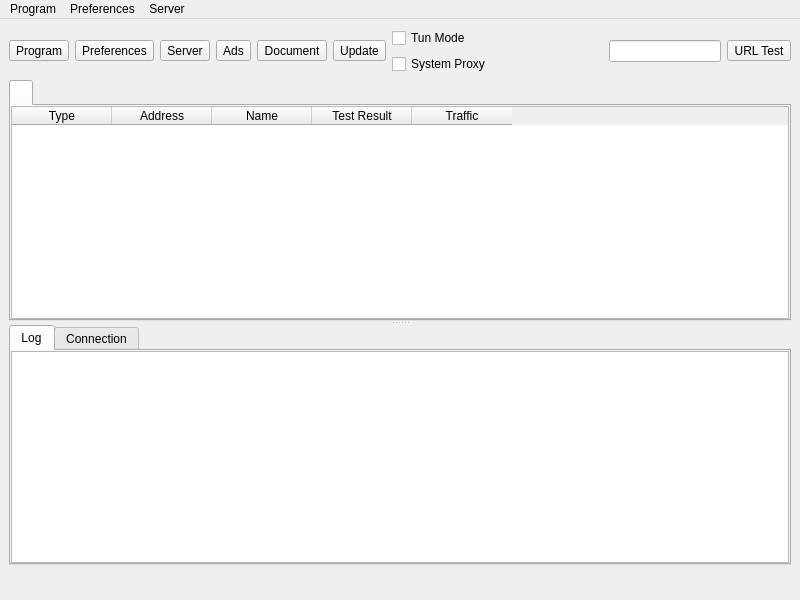
<?xml version="1.0" encoding="UTF-8"?>
<ui version="4.0">
 <class>MainWindow</class>
 <widget class="QMainWindow" name="MainWindow">
  <property name="geometry">
   <rect>
    <x>0</x>
    <y>0</y>
    <width>800</width>
    <height>600</height>
   </rect>
  </property>
  <property name="minimumSize">
   <size>
    <width>800</width>
    <height>600</height>
   </size>
  </property>
  <property name="windowTitle">
   <string notr="true">nya</string>
  </property>
  <widget class="QWidget" name="centralwidget">
   <layout class="QVBoxLayout" name="verticalLayout_3" stretch="0,0,0">
    <item>
     <layout class="QHBoxLayout" name="horizontalLayout_2">
      <item>
       <widget class="QToolButton" name="toolButton_program">
        <property name="text">
         <string>Program</string>
        </property>
        <property name="icon">
         <iconset theme="b-system-run"/>
        </property>
        <property name="iconSize">
         <size>
          <width>24</width>
          <height>24</height>
         </size>
        </property>
        <property name="popupMode">
         <enum>QToolButton::ToolButtonPopupMode::InstantPopup</enum>
        </property>
        <property name="toolButtonStyle">
         <enum>Qt::ToolButtonStyle::ToolButtonTextUnderIcon</enum>
        </property>
       </widget>
      </item>
      <item>
       <widget class="QToolButton" name="toolButton_preferences">
        <property name="text">
         <string>Preferences</string>
        </property>
        <property name="icon">
         <iconset theme="b-preferences"/>
        </property>
        <property name="iconSize">
         <size>
          <width>24</width>
          <height>24</height>
         </size>
        </property>
        <property name="popupMode">
         <enum>QToolButton::ToolButtonPopupMode::InstantPopup</enum>
        </property>
        <property name="toolButtonStyle">
         <enum>Qt::ToolButtonStyle::ToolButtonTextUnderIcon</enum>
        </property>
       </widget>
      </item>
      <item>
       <widget class="QToolButton" name="toolButton_server">
        <property name="text">
         <string>Server</string>
        </property>
        <property name="icon">
         <iconset theme="b-network-server"/>
        </property>
        <property name="iconSize">
         <size>
          <width>24</width>
          <height>24</height>
         </size>
        </property>
        <property name="popupMode">
         <enum>QToolButton::ToolButtonPopupMode::InstantPopup</enum>
        </property>
        <property name="toolButtonStyle">
         <enum>Qt::ToolButtonStyle::ToolButtonTextUnderIcon</enum>
        </property>
       </widget>
      </item>
      <item>
       <widget class="QToolButton" name="toolButton_ads">
        <property name="text">
         <string>Ads</string>
        </property>
        <property name="icon">
         <iconset theme="b-internet-web-browser"/>
        </property>
        <property name="iconSize">
         <size>
          <width>24</width>
          <height>24</height>
         </size>
        </property>
        <property name="popupMode">
         <enum>QToolButton::ToolButtonPopupMode::InstantPopup</enum>
        </property>
        <property name="toolButtonStyle">
         <enum>Qt::ToolButtonStyle::ToolButtonTextUnderIcon</enum>
        </property>
       </widget>
      </item>
      <item>
       <widget class="QToolButton" name="toolButton_document">
        <property name="text">
         <string>Document</string>
        </property>
        <property name="icon">
         <iconset theme="b-dialog-question"/>
        </property>
        <property name="iconSize">
         <size>
          <width>24</width>
          <height>24</height>
         </size>
        </property>
        <property name="popupMode">
         <enum>QToolButton::ToolButtonPopupMode::InstantPopup</enum>
        </property>
        <property name="toolButtonStyle">
         <enum>Qt::ToolButtonStyle::ToolButtonTextUnderIcon</enum>
        </property>
       </widget>
      </item>
      <item>
       <widget class="QToolButton" name="toolButton_update">
        <property name="text">
         <string>Update</string>
        </property>
        <property name="icon">
         <iconset theme="b-system-software-update"/>
        </property>
        <property name="iconSize">
         <size>
          <width>24</width>
          <height>24</height>
         </size>
        </property>
        <property name="popupMode">
         <enum>QToolButton::ToolButtonPopupMode::InstantPopup</enum>
        </property>
        <property name="toolButtonStyle">
         <enum>Qt::ToolButtonStyle::ToolButtonTextUnderIcon</enum>
        </property>
       </widget>
      </item>
      <item>
       <layout class="QVBoxLayout" name="verticalLayout_4">
        <item>
         <widget class="QCheckBox" name="checkBox_VPN">
          <property name="sizePolicy">
           <sizepolicy hsizetype="Minimum" vsizetype="Minimum">
            <horstretch>0</horstretch>
            <verstretch>0</verstretch>
           </sizepolicy>
          </property>
          <property name="text">
           <string>Tun Mode</string>
          </property>
         </widget>
        </item>
        <item>
         <widget class="QCheckBox" name="checkBox_SystemProxy">
          <property name="text">
           <string>System Proxy</string>
          </property>
         </widget>
        </item>
       </layout>
      </item>
      <item>
       <spacer name="horizontalSpacer">
        <property name="orientation">
         <enum>Qt::Orientation::Horizontal</enum>
        </property>
        <property name="sizeHint" stdset="0">
         <size>
          <width>40</width>
          <height>20</height>
         </size>
        </property>
       </spacer>
      </item>
      <item>
       <widget class="QLineEdit" name="search">
        <property name="clearButtonEnabled">
         <bool>true</bool>
        </property>
       </widget>
      </item>
      <item>
       <widget class="QToolButton" name="toolButton_url_test">
        <property name="text">
         <string>URL Test</string>
        </property>
        <property name="popupMode">
         <enum>QToolButton::ToolButtonPopupMode::InstantPopup</enum>
        </property>
        <property name="toolButtonStyle">
         <enum>Qt::ToolButtonStyle::ToolButtonTextUnderIcon</enum>
        </property>
       </widget>
      </item>
     </layout>
    </item>
    <item>
     <widget class="QSplitter" name="splitter">
      <property name="orientation">
       <enum>Qt::Orientation::Vertical</enum>
      </property>
      <widget class="QTabWidget" name="tabWidget">
       <property name="currentIndex">
        <number>0</number>
       </property>
       <property name="movable">
        <bool>true</bool>
       </property>
       <widget class="QWidget" name="widget1">
        <attribute name="title">
         <string/>
        </attribute>
        <layout class="QGridLayout" name="gridLayout_2">
         <property name="leftMargin">
          <number>0</number>
         </property>
         <property name="topMargin">
          <number>0</number>
         </property>
         <property name="rightMargin">
          <number>0</number>
         </property>
         <property name="bottomMargin">
          <number>0</number>
         </property>
         <property name="spacing">
          <number>0</number>
         </property>
         <item row="0" column="0">
          <widget class="MyTableWidget" name="proxyListTable">
           <property name="contextMenuPolicy">
            <enum>Qt::ContextMenuPolicy::CustomContextMenu</enum>
           </property>
           <property name="editTriggers">
            <set>QAbstractItemView::EditTrigger::NoEditTriggers</set>
           </property>
           <property name="alternatingRowColors">
            <bool>true</bool>
           </property>
           <property name="selectionBehavior">
            <enum>QAbstractItemView::SelectionBehavior::SelectRows</enum>
           </property>
           <property name="horizontalScrollMode">
            <enum>QAbstractItemView::ScrollMode::ScrollPerPixel</enum>
           </property>
           <property name="wordWrap">
            <bool>false</bool>
           </property>
           <attribute name="horizontalHeaderMinimumSectionSize">
            <number>16</number>
           </attribute>
           <attribute name="horizontalHeaderHighlightSections">
            <bool>false</bool>
           </attribute>
           <attribute name="horizontalHeaderShowSortIndicator" stdset="0">
            <bool>false</bool>
           </attribute>
           <attribute name="verticalHeaderDefaultSectionSize">
            <number>30</number>
           </attribute>
           <column>
            <property name="text">
             <string>Type</string>
            </property>
           </column>
           <column>
            <property name="text">
             <string>Address</string>
            </property>
           </column>
           <column>
            <property name="text">
             <string>Name</string>
            </property>
           </column>
           <column>
            <property name="text">
             <string>Test Result</string>
            </property>
           </column>
           <column>
            <property name="text">
             <string>Traffic</string>
            </property>
           </column>
          </widget>
         </item>
        </layout>
       </widget>
      </widget>
      <widget class="QWidget" name="aaaaaaaaaaaaaaaaaa">
       <layout class="QVBoxLayout" name="aaaaaaaaaaaa" stretch="0">
        <item>
         <widget class="QTabWidget" name="down_tab">
          <property name="currentIndex">
           <number>0</number>
          </property>
          <widget class="QWidget" name="tab">
           <attribute name="title">
            <string>Log</string>
           </attribute>
           <layout class="QVBoxLayout" name="verticalLayout">
            <property name="spacing">
             <number>0</number>
            </property>
            <property name="leftMargin">
             <number>0</number>
            </property>
            <property name="topMargin">
             <number>0</number>
            </property>
            <property name="rightMargin">
             <number>0</number>
            </property>
            <property name="bottomMargin">
             <number>0</number>
            </property>
            <item>
             <widget class="QTextBrowser" name="masterLogBrowser">
              <property name="contextMenuPolicy">
               <enum>Qt::ContextMenuPolicy::CustomContextMenu</enum>
              </property>
              <property name="openLinks">
               <bool>false</bool>
              </property>
             </widget>
            </item>
           </layout>
          </widget>
          <widget class="QWidget" name="tab_2">
           <attribute name="title">
            <string>Connection</string>
           </attribute>
           <layout class="QVBoxLayout" name="verticalLayout_2">
            <property name="spacing">
             <number>0</number>
            </property>
            <property name="leftMargin">
             <number>0</number>
            </property>
            <property name="topMargin">
             <number>0</number>
            </property>
            <property name="rightMargin">
             <number>0</number>
            </property>
            <property name="bottomMargin">
             <number>0</number>
            </property>
            <item>
             <widget class="QTableWidget" name="tableWidget_conn">
              <property name="contextMenuPolicy">
               <enum>Qt::ContextMenuPolicy::CustomContextMenu</enum>
              </property>
              <property name="editTriggers">
               <set>QAbstractItemView::EditTrigger::NoEditTriggers</set>
              </property>
              <property name="selectionBehavior">
               <enum>QAbstractItemView::SelectionBehavior::SelectRows</enum>
              </property>
              <property name="verticalScrollMode">
               <enum>QAbstractItemView::ScrollMode::ScrollPerPixel</enum>
              </property>
              <property name="horizontalScrollMode">
               <enum>QAbstractItemView::ScrollMode::ScrollPerPixel</enum>
              </property>
              <attribute name="horizontalHeaderHighlightSections">
               <bool>false</bool>
              </attribute>
              <column>
               <property name="text">
                <string>Status</string>
               </property>
              </column>
              <column>
               <property name="text">
                <string>Outbound</string>
               </property>
              </column>
              <column>
               <property name="text">
                <string>Destination</string>
               </property>
              </column>
             </widget>
            </item>
           </layout>
          </widget>
         </widget>
        </item>
       </layout>
      </widget>
     </widget>
    </item>
    <item>
     <layout class="QHBoxLayout" name="horizontalLayout">
      <item>
       <widget class="QLabel" name="label_running">
        <property name="text">
         <string/>
        </property>
       </widget>
      </item>
      <item>
       <spacer name="horizontalSpacer_2">
        <property name="orientation">
         <enum>Qt::Orientation::Horizontal</enum>
        </property>
        <property name="sizeType">
         <enum>QSizePolicy::Policy::Maximum</enum>
        </property>
        <property name="sizeHint" stdset="0">
         <size>
          <width>0</width>
          <height>20</height>
         </size>
        </property>
       </spacer>
      </item>
      <item>
       <widget class="QLabel" name="label_inbound">
        <property name="text">
         <string/>
        </property>
       </widget>
      </item>
      <item>
       <widget class="QLabel" name="label_speed">
        <property name="text">
         <string/>
        </property>
       </widget>
      </item>
     </layout>
    </item>
   </layout>
  </widget>
  <widget class="QMenuBar" name="menubar">
   <property name="geometry">
    <rect>
     <x>0</x>
     <y>0</y>
     <width>800</width>
     <height>33</height>
    </rect>
   </property>
   <widget class="QMenu" name="menu_program">
    <property name="title">
     <string>Program</string>
    </property>
    <widget class="QMenu" name="menu_spmode">
     <property name="title">
      <string>System Proxy</string>
     </property>
     <addaction name="menu_spmode_system_proxy"/>
     <addaction name="menu_spmode_vpn"/>
     <addaction name="menu_spmode_disabled"/>
    </widget>
    <widget class="QMenu" name="menu_program_preference">
     <property name="title">
      <string>Preferences</string>
     </property>
     <addaction name="actionfake"/>
    </widget>
    <widget class="QMenu" name="menuActive_Server">
     <property name="title">
      <string>Active Server</string>
     </property>
     <addaction name="actionfake_2"/>
    </widget>
    <widget class="QMenu" name="menuActive_Routing">
     <property name="title">
      <string>Active Routing</string>
     </property>
     <addaction name="actionfake_3"/>
    </widget>
    <addaction name="actionShow_window"/>
    <addaction name="menu_add_from_clipboard2"/>
    <addaction name="menu_scan_qr"/>
    <addaction name="separator"/>
    <addaction name="actionStart_with_system"/>
    <addaction name="actionRemember_last_proxy"/>
    <addaction name="actionAllow_LAN"/>
    <addaction name="menuActive_Server"/>
    <addaction name="menuActive_Routing"/>
    <addaction name="menu_spmode"/>
    <addaction name="menu_program_preference"/>
    <addaction name="separator"/>
    <addaction name="actionRestart_Proxy"/>
    <addaction name="actionRestart_Program"/>
    <addaction name="menu_exit"/>
   </widget>
   <widget class="QMenu" name="menu_preferences">
    <property name="title">
     <string>Preferences</string>
    </property>
    <addaction name="menu_manage_groups"/>
    <addaction name="menu_basic_settings"/>
    <addaction name="menu_routing_settings"/>
    <addaction name="menu_vpn_settings"/>
    <addaction name="menu_hotkey_settings"/>
    <addaction name="menu_open_config_folder"/>
   </widget>
   <widget class="QMenu" name="menu_server">
    <property name="title">
     <string>Server</string>
    </property>
    <widget class="QMenu" name="menu_share_item">
     <property name="title">
      <string>Share</string>
     </property>
     <addaction name="menu_qr"/>
     <addaction name="menu_export_config"/>
     <addaction name="separator"/>
     <addaction name="menu_copy_links"/>
     <addaction name="menu_copy_links_nkr"/>
    </widget>
    <widget class="QMenu" name="menuCurrent_Group">
     <property name="title">
      <string>Current Group</string>
     </property>
     <addaction name="actionfake_5"/>
     <addaction name="menu_tcp_ping"/>
     <addaction name="menu_url_test"/>
     <addaction name="menu_full_test"/>
     <addaction name="menu_stop_testing"/>
     <addaction name="menu_clear_test_result"/>
     <addaction name="menu_resolve_domain"/>
     <addaction name="separator"/>
     <addaction name="menu_remove_unavailable"/>
     <addaction name="menu_delete_repeat"/>
     <addaction name="separator"/>
     <addaction name="menu_update_subscription"/>
    </widget>
    <widget class="QMenu" name="menuCurrent_Select">
     <property name="title">
      <string>Current Select</string>
     </property>
     <addaction name="actionfake_4"/>
    </widget>
    <addaction name="menu_add_from_input"/>
    <addaction name="menu_add_from_clipboard"/>
    <addaction name="separator"/>
    <addaction name="menu_start"/>
    <addaction name="menu_stop"/>
    <addaction name="separator"/>
    <addaction name="menu_select_all"/>
    <addaction name="menu_edit"/>
    <addaction name="menu_move"/>
    <addaction name="menu_clone"/>
    <addaction name="menu_reset_traffic"/>
    <addaction name="menu_delete"/>
    <addaction name="separator"/>
    <addaction name="menu_share_item"/>
    <addaction name="separator"/>
    <addaction name="menuCurrent_Select"/>
    <addaction name="menuCurrent_Group"/>
    <addaction name="separator"/>
    <addaction name="menu_profile_debug_info"/>
    <addaction name="separator"/>
   </widget>
   <addaction name="menu_program"/>
   <addaction name="menu_preferences"/>
   <addaction name="menu_server"/>
  </widget>
  <action name="menu_exit">
   <property name="text">
    <string>Exit</string>
   </property>
  </action>
  <action name="actionShow_window">
   <property name="text">
    <string>Show Window</string>
   </property>
  </action>
  <action name="menu_basic_settings">
   <property name="text">
    <string>Basic Settings</string>
   </property>
  </action>
  <action name="menu_add_from_input">
   <property name="text">
    <string>New profile</string>
   </property>
  </action>
  <action name="menu_manage_groups">
   <property name="text">
    <string>Groups</string>
   </property>
  </action>
  <action name="menu_start">
   <property name="text">
    <string>Start</string>
   </property>
   <property name="shortcut">
    <string notr="true">Return</string>
   </property>
  </action>
  <action name="menu_stop">
   <property name="text">
    <string>Stop</string>
   </property>
   <property name="shortcut">
    <string notr="true">Ctrl+S</string>
   </property>
  </action>
  <action name="menu_routing_settings">
   <property name="text">
    <string>Routing Settings</string>
   </property>
  </action>
  <action name="menu_add_from_clipboard">
   <property name="text">
    <string>Add profile from clipboard</string>
   </property>
   <property name="shortcut">
    <string notr="true">Ctrl+V</string>
   </property>
  </action>
  <action name="menu_delete">
   <property name="text">
    <string>Delete</string>
   </property>
   <property name="shortcut">
    <string notr="true">Del</string>
   </property>
  </action>
  <action name="menu_add_from_clipboard2">
   <property name="text">
    <string>Add profile from clipboard</string>
   </property>
  </action>
  <action name="menu_profile_debug_info">
   <property name="text">
    <string>Debug Info</string>
   </property>
  </action>
  <action name="menu_qr">
   <property name="text">
    <string>QR Code and link</string>
   </property>
   <property name="shortcut">
    <string notr="true">Ctrl+Q</string>
   </property>
  </action>
  <action name="menu_copy_link">
   <property name="text">
    <string>Copy Link</string>
   </property>
  </action>
  <action name="menu_tcp_ping">
   <property name="text">
    <string notr="true">Tcp Ping</string>
   </property>
   <property name="shortcut">
    <string notr="true">Ctrl+Alt+T</string>
   </property>
  </action>
  <action name="menu_url_test">
   <property name="text">
    <string notr="true">Url Test</string>
   </property>
   <property name="shortcut">
    <string notr="true">Ctrl+Alt+U</string>
   </property>
  </action>
  <action name="menu_clear_test_result">
   <property name="text">
    <string>Clear Test Result</string>
   </property>
   <property name="shortcut">
    <string notr="true">Ctrl+Alt+C</string>
   </property>
  </action>
  <action name="menu_export_config">
   <property name="text">
    <string>Export %1 config</string>
   </property>
   <property name="shortcut">
    <string notr="true">Ctrl+E</string>
   </property>
  </action>
  <action name="menu_reset_traffic">
   <property name="text">
    <string>Reset Traffic</string>
   </property>
   <property name="shortcut">
    <string notr="true">Ctrl+R</string>
   </property>
  </action>
  <action name="menu_scan_qr">
   <property name="text">
    <string>Scan QR Code</string>
   </property>
  </action>
  <action name="menu_spmode_system_proxy">
   <property name="checkable">
    <bool>true</bool>
   </property>
   <property name="text">
    <string>Enable System Proxy</string>
   </property>
  </action>
  <action name="menu_spmode_disabled">
   <property name="checkable">
    <bool>true</bool>
   </property>
   <property name="text">
    <string>Disable</string>
   </property>
  </action>
  <action name="menu_delete_repeat">
   <property name="text">
    <string>Remove Duplicates</string>
   </property>
   <property name="shortcut">
    <string notr="true">Ctrl+Alt+D</string>
   </property>
  </action>
  <action name="actionfake">
   <property name="text">
    <string>fake</string>
   </property>
   <property name="visible">
    <bool>false</bool>
   </property>
  </action>
  <action name="menu_move">
   <property name="text">
    <string>Move</string>
   </property>
   <property name="shortcut">
    <string notr="true">Ctrl+M</string>
   </property>
  </action>
  <action name="actionStart_with_system">
   <property name="checkable">
    <bool>true</bool>
   </property>
   <property name="text">
    <string>Start with system</string>
   </property>
  </action>
  <action name="actionRemember_last_proxy">
   <property name="checkable">
    <bool>true</bool>
   </property>
   <property name="text">
    <string>Remember last profile</string>
   </property>
  </action>
  <action name="actionAllow_LAN">
   <property name="checkable">
    <bool>true</bool>
   </property>
   <property name="text">
    <string>Allow other devices to connect</string>
   </property>
  </action>
  <action name="menu_remove_unavailable">
   <property name="text">
    <string>Remove Unavailable</string>
   </property>
   <property name="shortcut">
    <string notr="true">Ctrl+Alt+R</string>
   </property>
  </action>
  <action name="menu_full_test">
   <property name="text">
    <string>Full Test</string>
   </property>
   <property name="shortcut">
    <string notr="true">Ctrl+Alt+F</string>
   </property>
  </action>
  <action name="menu_hotkey_settings">
   <property name="text">
    <string>Hotkey Settings</string>
   </property>
  </action>
  <action name="menu_select_all">
   <property name="text">
    <string>Select All</string>
   </property>
   <property name="shortcut">
    <string notr="true">Ctrl+A</string>
   </property>
  </action>
  <action name="menu_edit">
   <property name="text">
    <string>Edit</string>
   </property>
  </action>
  <action name="menu_copy_links_nkr">
   <property name="text">
    <string>Copy links of selected (Neko Links)</string>
   </property>
   <property name="shortcut">
    <string notr="true">Ctrl+N</string>
   </property>
  </action>
  <action name="actionfake_2">
   <property name="text">
    <string>fake</string>
   </property>
   <property name="visible">
    <bool>false</bool>
   </property>
  </action>
  <action name="actionfake_3">
   <property name="text">
    <string>fake</string>
   </property>
   <property name="visible">
    <bool>false</bool>
   </property>
  </action>
  <action name="menu_copy_links">
   <property name="text">
    <string>Copy links of selected</string>
   </property>
   <property name="shortcut">
    <string notr="true">Ctrl+C</string>
   </property>
  </action>
  <action name="menu_spmode_vpn">
   <property name="checkable">
    <bool>true</bool>
   </property>
   <property name="text">
    <string>Enable Tun</string>
   </property>
  </action>
  <action name="menu_clone">
   <property name="text">
    <string>Clone</string>
   </property>
   <property name="shortcut">
    <string notr="true">Ctrl+D</string>
   </property>
  </action>
  <action name="menu_update_subscription">
   <property name="text">
    <string>Update subscription</string>
   </property>
   <property name="shortcut">
    <string notr="true">Ctrl+U</string>
   </property>
  </action>
  <action name="menu_resolve_domain">
   <property name="text">
    <string>Resolve domain</string>
   </property>
   <property name="shortcut">
    <string notr="true">Ctrl+Alt+I</string>
   </property>
  </action>
  <action name="menu_vpn_settings">
   <property name="text">
    <string>Tun Settings</string>
   </property>
  </action>
  <action name="actionRestart_Program">
   <property name="text">
    <string>Restart Program</string>
   </property>
  </action>
  <action name="menu_open_config_folder">
   <property name="text">
    <string>Open Config Folder</string>
   </property>
  </action>
  <action name="actionfake_4">
   <property name="text">
    <string notr="true">fake</string>
   </property>
   <property name="visible">
    <bool>false</bool>
   </property>
  </action>
  <action name="actionfake_5">
   <property name="text">
    <string notr="true">fake</string>
   </property>
   <property name="visible">
    <bool>false</bool>
   </property>
  </action>
  <action name="actionRestart_Proxy">
   <property name="text">
    <string>Restart Proxy</string>
   </property>
  </action>
  <action name="menu_stop_testing">
   <property name="text">
    <string>Stop Testing</string>
   </property>
   <property name="shortcut">
    <string notr="true">Ctrl+Alt+S</string>
   </property>
  </action>
 </widget>
 <customwidgets>
  <customwidget>
   <class>MyTableWidget</class>
   <extends>QTableWidget</extends>
   <header>ui/widget/MyTableWidget.h</header>
  </customwidget>
 </customwidgets>
 <resources/>
 <connections/>
</ui>
